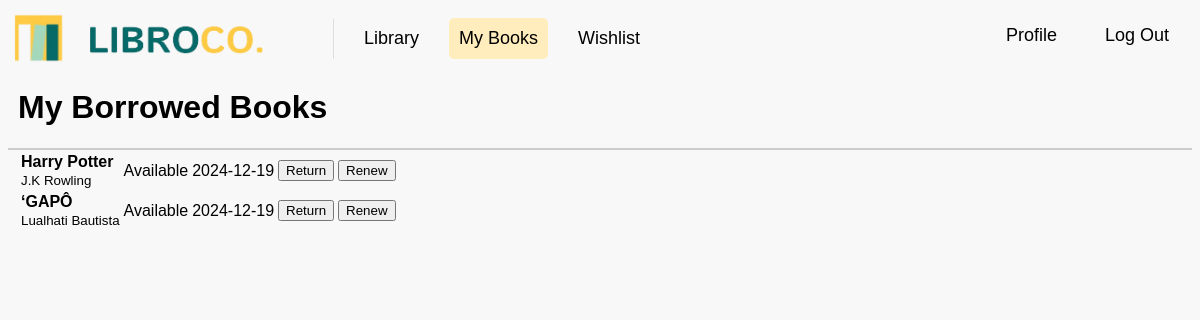
The page /my_books (signed in) on the database as committed earlier.
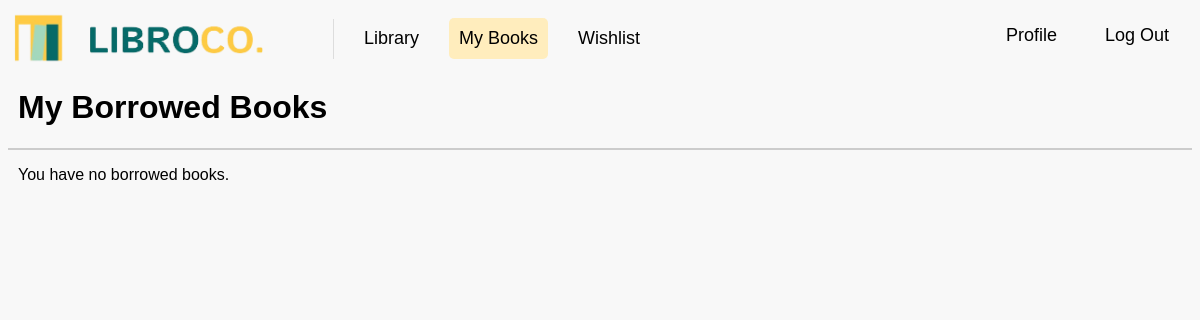
The same page on the database as committed later.
### tables this page shows
CREATE TABLE book_transactions (
    transaction_id INTEGER PRIMARY KEY,
    user_id INTEGER,
    book_id INTEGER,
    borrow_date DATE,
    due_date DATE,
    return_date DATE,
    status TEXT CHECK(status IN ('Borrowed', 'Returned')),
    FOREIGN KEY(user_id) REFERENCES users(user_id),
    FOREIGN KEY(book_id) REFERENCES books(book_id)
);

CREATE TABLE "books" (
	"book_id"	INTEGER,
	"book_title"	VARCHAR(50) UNIQUE,
	"author"	VARCHAR(50),
	"publication_year"	INTEGER(5),
	"genre"	VARCHAR(20),
	"description"	VARCHAR(300),
	"image"	VARCHAR(100),
	PRIMARY KEY("book_id")
);

### app.py (the view)
@app.route('/my_books')
def my_books():
    if 'user_id' not in session:  # Check if the user is logged in
        return redirect(url_for('login'))
    user_id = session['user_id']  # Get the logged-in user's ID
    books = get_borrowed_books(user_id)  # Fetch borrowed books for the user
    today = date.today()  # Current date
    expiring_date = today + timedelta(days=3)  # Threshold for expiring books
    for i, book in enumerate(books):
        book_dict = dict(book)  # Convert the sqlite3.Row object to a dictionary
        if isinstance(book_dict['due_date'], str):  # Check if due_date is a string
            try:
                book_dict['due_date'] = datetime.strptime(book_dict['due_date'], '%Y-%m-%d').date()
            except ValueError:
                book_dict['due_date'] = None  # Default to None if conversion fails
        books[i] = book_dict
    return render_template(
        'my_books.html',
        books=books,
        today=today,
        expiring_date=expiring_date
    )

### app.py (called while the page is built)
@app.before_request
def before_request():
    print("Session data:", session)

def get_borrowed_books(user_id):
    conn = sqlite3.connect('libroco.db')  # Connect to your database
    conn.row_factory = sqlite3.Row       # Return rows as dictionaries
    cursor = conn.cursor()
    query = """
    SELECT
        bt.book_id,
        b.book_title,
        b.author,
        b.image,
        bt.due_date
    FROM
        book_transactions bt
    JOIN
        books b ON bt.book_id = b.book_id
    WHERE
        bt.user_id = ? AND bt.status = 'Borrowed'
    ORDER BY
        bt.due_date ASC
    """
    cursor.execute(query, (user_id,))
    books = cursor.fetchall()
    conn.close()
    return books

### templates/my_books.html (shortened to what this page needs)
<!DOCTYPE html>
<html>
<head>
    <link rel="stylesheet" href="{{ url_for('static', filename='css/stylereaderdash.css') }}">
    <link rel="stylesheet" href="{{ url_for('static', filename='css/mybooksstyle.css') }}">
</head>
<body>
    <nav>
        <a class="navbar-brand" href="{{ url_for('library') }}">
            <img class="logo" src="{{ url_for('static', filename='images/logo.png') }}" width="250" height="50" />
        </a>
        <div class="navbar-links">
            <a href="{{ url_for('library') }}"> Library </a>
            <a href="{{ url_for('my_books') }}" class="active"> My Books </a>
            <a href="{{ url_for('wishlist') }}"> Wishlist </a>
        </div>
        <div class="navbar-right">
            <a href="{{ url_for('reader_profile') }}"> Profile </a>
            <a href="{{ url_for('logout') }}"> Log Out </a>
        </div>
    </nav>
    <div class="main-content">
        <h1>My Borrowed Books</h1>
        <div class="divider"></div>
        {% if books %}
        <table class="books-table">
            <tbody>
                {% for book in books %}
                <tr>
                    <td>
                        <strong>{{ book['book_title'] }}</strong><br>
                        <small>{{ book['author'] }}</small>
                    </td>
                    <td class="{% if book['due_date'] < today %}overdue{% elif book['due_date'] <= expiring_date %}expiring{% else %}available{% endif %}">
                        {% if book['due_date'] < today %}
                        Overdue
                        {% elif book['due_date'] <= expiring_date %}
                        Expiring
                        {% else %}
                        Available
                        {% endif %}
                    </td>
                    <td>{{ book['due_date'] }}</td>
                    <td>
                        <form action="{{ url_for('return_book', book_id=book['book_id']) }}" method="post">
                            <button class="action-btn return-btn">Return</button>
                        </form>
                    </td>
                    <td>
                        <form action="{{ url_for('renew_book', book_id=book['book_id']) }}" method="post">
                            <button class="action-btn renew-btn">Renew</button>
                        </form>
                    </td>
                </tr>
                {% endfor %}
            </tbody>
        </table>
        {% else %}
        <p>You have no borrowed books.</p>
        {% endif %}
    </div>
</body>
</html>

Rows that differ between the two databases and show on the page:
no longer on this page (row edited): book_transactions: book_title "Harry Potter", author "J.K Rowling", due_date "2024-12-19"
no longer on this page (row edited): book_transactions: book_title "‘GAPÔ", author "Lualhati Bautista", due_date "2024-12-19"
Other text that changed with them:
text now shown: "You have no borrowed books."
